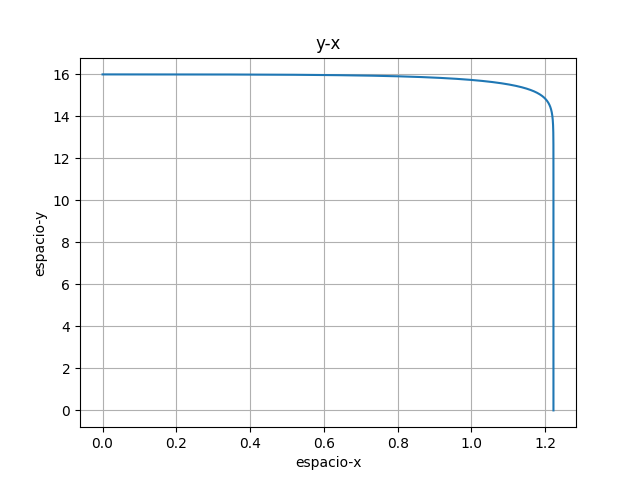

This chart was generated by the following Python code:
import matplotlib.pyplot as plt
import numpy as np
import math
from mpl_toolkits.mplot3d import Axes3D

r=0.005
vl = 4/3*np.pi*r**3
C = 0.5
d = 1000
m = d*vl
r = 0.0367
A = np.pi*r**2
p = 1.2

h = 0.001
pos = [[0],[16]]
k = (1/2) * (C*A*p/m)
velocidad = [[14], [0]]
a = [0, -10]

while True:
    pos[0].append(pos[0][-1] + velocidad[0][-1]*h)
    pos[1].append(pos[1][-1] + velocidad[1][-1]*h)

    velocidad[0].append(velocidad[0][-1] + a[0]*h)
    velocidad[1].append(velocidad[1][-1] + a[1]*h)

    v = math.sqrt(pow(velocidad[0][-1],2) + pow(velocidad[1][-1],2))
    a[0] = -k * v * velocidad[0][-1]
    a[1] = -10 -k * v * velocidad[1][-1]

    if(pos[1][-1] < 0):
        break

plt.plot(pos[0],pos[1])
plt.xlabel('espacio-x')
plt.ylabel('espacio-y')
plt.title('y-x')
plt.grid(True)

plt.show()
